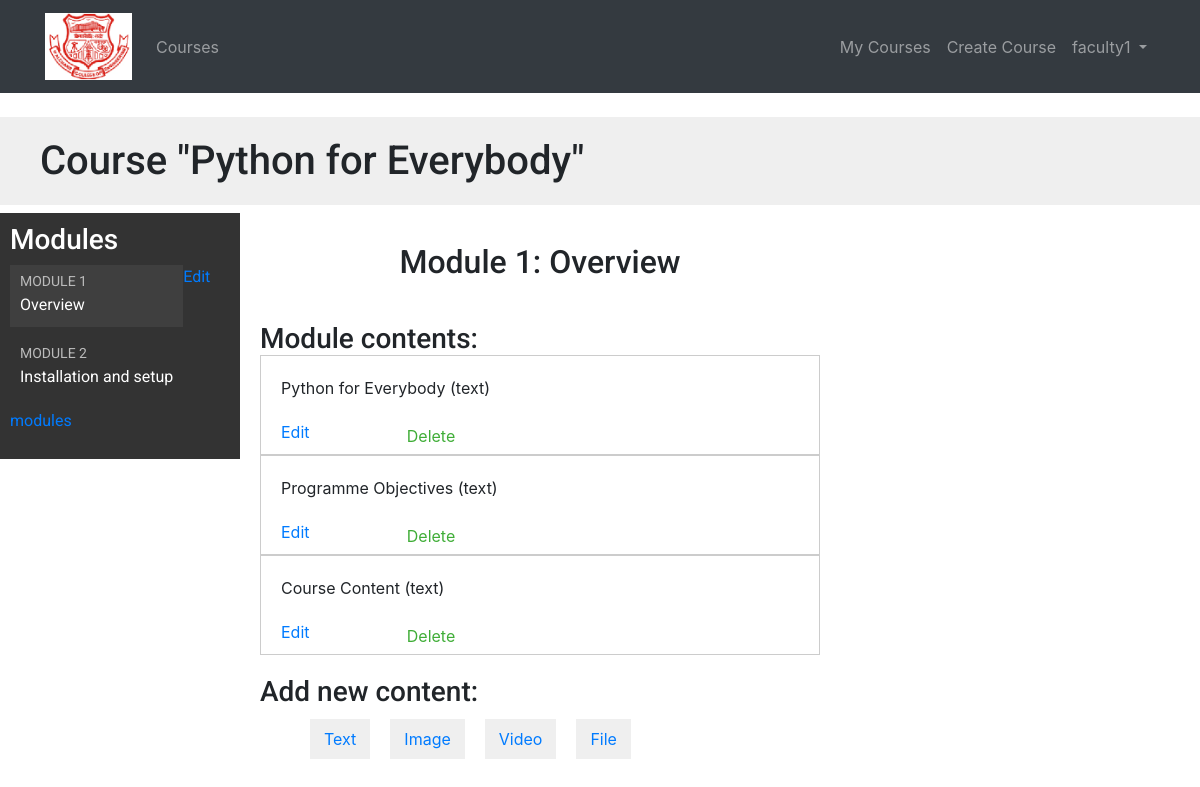
The app's page /course/module/3/ (signed in) with its own data.
### courses/models.py (models this page shows, shortened)
class Course(models.Model):
    owner = models.ForeignKey(User,
                    related_name='courses_created',
                    on_delete=models.CASCADE)
    subject = models.ForeignKey(Subject, related_name='courses',
                        on_delete=models.CASCADE)
    title = models.CharField(max_length=200)
    slug = models.SlugField(max_length=200, unique=True)
    overview = models.TextField()
    created = models.DateTimeField(auto_now_add=True)
    students = models.ManyToManyField(User,
                                      related_name='courses_joined',
                                      blank=True)
    class Meta:
        ordering = ['-created']

class Module(models.Model):
    course = models.ForeignKey(Course,
                        related_name='modules',
                        on_delete=models.CASCADE)
    title = models.CharField(max_length=200)
    description = models.TextField(blank=True)
    order = OrderField(blank=True, for_fields=['course'])
    class Meta:
        ordering = ['order'] #default ordering

class Content(models.Model):
    module = models.ForeignKey(Module,
                               related_name='contents',
                               on_delete=models.CASCADE)
    content_type = models.ForeignKey(ContentType,
                                     limit_choices_to={'model__in':('text',
                                                                    'video',
                                                                    'image',
                                                                    'file')},
                                     on_delete=models.CASCADE)
    object_id = models.PositiveIntegerField()
    item = GenericForeignKey('content_type', 'object_id')
    order = OrderField(blank=True, for_fields=['module'])
    class Meta:
            ordering = ['order']

class ItemBase(models.Model):
    owner = models.ForeignKey(User,
                              related_name='%(class)s_related',
                              on_delete=models.CASCADE)
    title = models.CharField(max_length=250)
    created = models.DateTimeField(auto_now_add=True)
    updated = models.DateTimeField(auto_now=True)
    class Meta:
         abstract =True
    def __str__(self):
        return self.title

class Text(ItemBase):
    content = models.TextField()

### courses/views.py (the view)
class ModuleContentListView(TemplateResponseMixin, View):
    template_name = 'courses/manage/module/content_list.html'
    def get(self, request, module_id):
        module = get_object_or_404(Module,
                                   id=module_id,
                                   course__owner=request.user)
        return self.render_to_response({'module': module})

### courses/templatetags/course.py (called while the page is built)
@register.filter
def model_name(obj):
    try:
        return obj._meta.model_name
    except AttributeError:
        return None

@register.filter(name='has_group')
def has_group(user, group_name):
    group = Group.objects.get(name=group_name)
    return True if group in user.groups.all() else False

### templates/courses/manage/module/content_list.html (shortened to what this page needs)
{% extends "base.html" %}
{% load course %}
{% block content %}
  {% with course=module.course %}
    <h1>Course "{{ course.title }}"</h1>
    <div class="contents">
      <h3>Modules</h3>
      <ul id="modules">
        {% for m in course.modules.all %}
          <li data-id="{{ m.id }}" {% if m == module %}class="selected"{% endif %}>
            <a href="{% url "module_content_list" m.id %}">
              <span>
                Module <span class="order">{{ m.order|add:1 }}</span>
              </span>
              <br>
              {{ m.title }}
            </a>
          </li>
        {% empty %}
          <li>No modules yet.</li>
        {% endfor %}
      </ul>
      <p><a href="{% url "course_module_update" course.id %}">Edit modules</a></p>
    </div>
    <div class="module">
      <h2>Module {{ module.order|add:1 }}: {{ module.title }}</h2>
      <h3>Module contents:</h3>
      <div id="module-contents">
        {% for content in module.contents.all %}
          <div data-id="{{ content.id }}">
            {% with item=content.item %}
              <p>{{ item }} ({{ item|model_name }})</p>
              <a href="{% url "module_content_update" module.id item|model_name item.id %}">Edit</a>
              <form action="{% url "module_content_delete" content.id %}" method="post">
                <input type="submit" value="Delete">
              </form>
            {% endwith %}
          </div>
        {% empty %}
          <p>This module has no contents yet.</p>
        {% endfor %}
      </div>
      <h3>Add new content:</h3>
      <ul class="content-types">
        <li><a href="{% url "module_content_create" module.id "text" %}">Text</a></li>
        <li><a href="{% url "module_content_create" module.id "image" %}">Image</a></li>
        <li><a href="{% url "module_content_create" module.id "video" %}">Video</a></li>
        <li><a href="{% url "module_content_create" module.id "file" %}">File</a></li>
      </ul>
    </div>
  {% endwith %}
{% endblock %}

### templates/base/navbar.html (shortened to what this page needs)
{% load course %}
{% url 'course_list' as course_list %}
{% url 'home' as home_url %}
{% url 'manage_course_list' as mine %}
{% url 'student_course_list' as std %}
{% url 'course_create' as create_url %}
{% load static %}
<div  class="navbar navbar-expand-md navbar-dark bg-dark mb-4">
  <div class="container">
    <a href="{{ home_url }}" class=" navbar-brand"><img  src="{% static 'img/wce_logo.png' %}"  width="87" ;height="87"></a>
<div class="collapse navbar-collapse" id="navbarSupportedContent">
     <ul class="navbar-nav mr-auto">
       <li class="nav-item {% if request.path == course_list %}active{% endif %}">
         <a class="nav-link" href="{{ course_list }}">Courses <span class="sr-only">(current)</span></a>
       </li>
     </ul>
 </div>
 <div class="collapse navbar-collapse" id="navbarCollapse">
     {% if user.is_authenticated %}
       <ul class="navbar-nav ml-auto">
        {% if request.user|has_group:"Instructors" %}
         <li class="nav-item {% if request.path == mine %}active{% endif %}">
           <a class="nav-link" href="{{mine}}">My Courses</a>
         </li>
         <li class="nav-item {% if request.path == create_url %}active{% endif %}">
           <a class="nav-link" href="{{create_url}}">Create Course</a>
         </li>
         {% else %}
         <li class="nav-item {% if request.path == std %}active{% endif %}">
           <a class="nav-link" href="{{std}}">Enrolled Courses</a>
         </li>
         {% endif %}
           <li class="nav-item">
             <a class="nav-link dropdown-toggle" href="#" id="userMenu"
               data-toggle="dropdown" aria-haspopup="true"
               aria-expanded="false">
               {{ user.username }}
             </a>
           </li>
         </ul>
       {% endif %}
     </div>
  </div>
</div>

### static/css/slider.css (style rules this page uses)
h2 { text-align:center; padding: 20px; }

### static/css/base.css (style rules this page uses)
body { margin:0; font-family:'Roboto', sans-serif; font-weight:400; color:#333; }
a { color:#3fad37; text-decoration:none; }
ul { float:left; }
h1, h2, h3, h4, h5, h6 { font-family:'Roboto', sans-serif; font-weight:300; }
h1 { background:#efefef; width:100%; overflow:auto; padding:20px 0 20px 40px; margin:0; }
.module { padding:10px 20px; float:left; width:600px; }
.module h3 { margin:20px 0 0; padding:0; width:100%; }
.module p { margin:10px 0 20px; width:100%; float:left; }
.contents { width:20%; padding:10px; float:left; background:#333; color: #fff; font-family:'Roboto', sans-serif; }
.contents ul { list-style:none; margin:0; padding:0; }
.contents ul li { margin:0 0 10px 0; padding:4px 10px 10px; overflow:auto; }
.contents ul li.selected { background:#3f3f3f; }
.contents ul span { text-transform:uppercase; color:#bbb; font-size:14px; }
.contents ul a { display:block; color:#fff; text-decoration:none; }
ul.content-types li { list-style:none; float:left; margin:10px; background:#efefef; padding:8px 14px; }
input, select, textarea { border:1px solid #ccc; border-bottom:3px solid #ccc; padding:8px 12px; font-size:16px; font-family:'Roboto', sans-serif; float:left; clear:both; width:300px; }
input[type=submit], a.button { border-radius:5px; background:#4dcc43; color:#fff; font-size:16px; text-transform:uppercase; border:none; padding:10px 20px; margin:20px 0; }
#module-contents div { padding:10px 20px; border:1px solid #ccc; background:#fff }
#module-contents form { margin:0; padding:0; }
#module-contents input[type=submit] { color:#3fad37; background:none; margin:-20px 0 0; padding:0; float:left; text-transform:none; }

### records on screen
Course: title "Python for Everybody"
Module: order|add "1", title "Overview"
Module: order|add "2", title "Installation and setup"
Content: item "Python for Everybody", item|model_name "text"
Content: item "Programme Objectives", item|model_name "text"
Content: item "Course Content", item|model_name "text"

### other values on screen
{{ user.username }} "faculty1"
